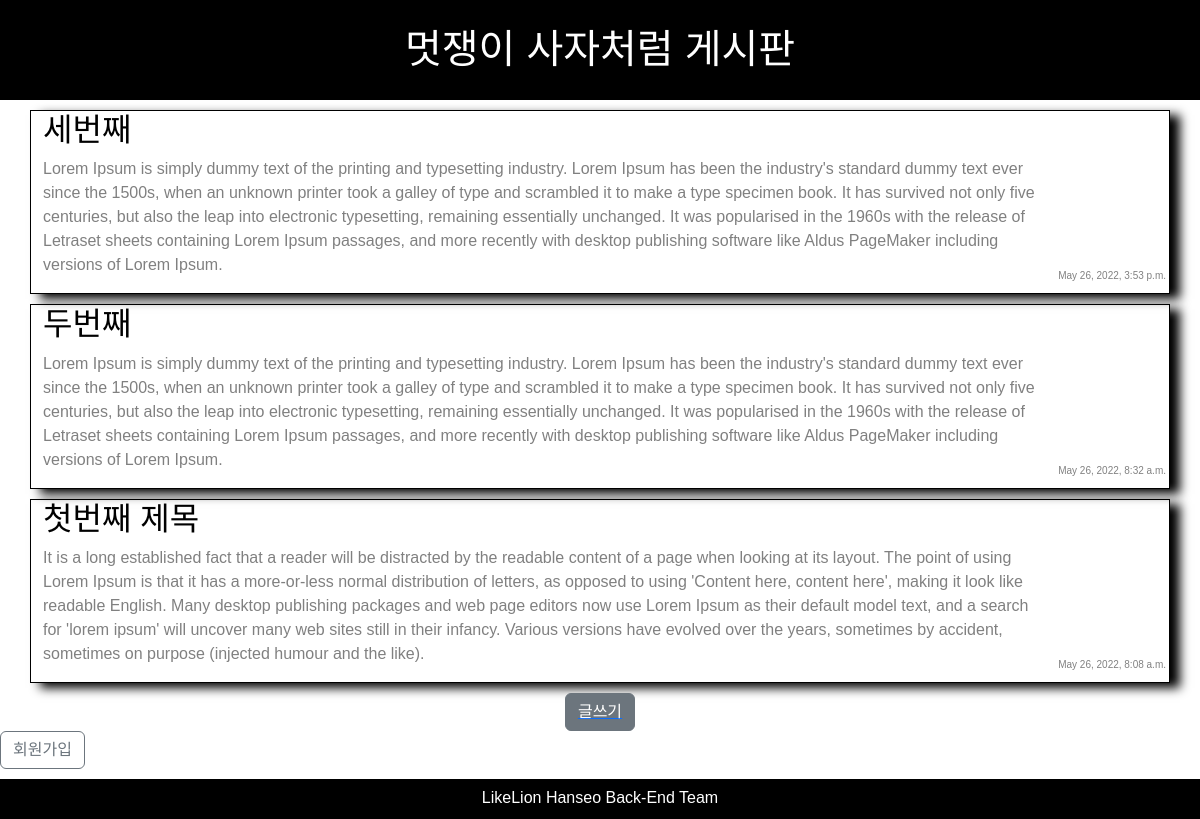
The page / on the database its author committed.
### blog/models.py (models this page shows, shortened)
class Post(models.Model):
    title = models.CharField(max_length=30)
    content = models.TextField()
    created_at = models.DateTimeField(auto_now_add=True)
    updated_at = models.DateTimeField(auto_now=True)
    def get_absolute_url(self):
        return f'/{self.pk}/'

### blog/views.py (the view)
# urls.py: path('', views.PostList.as_view(), name='blog'),
class PostList(ListView):
    model = Post
    ordering = '-pk'
    template_name = 'blog/blog.html'

### blog/templates/blog/blog.html (shortened to what this page needs)
<!DOCTYPE html>
{% load static %}
<html lang="ko">
<head>
    <link href="https://cdn.jsdelivr.net/npm/bootstrap@5.2.0-beta1/dist/css/bootstrap.min.css" rel="stylesheet">
    <link rel="stylesheet" href="{% static 'blog.css' %}">
</head>
<body>
    <div class="Logo">
        <h1 class="mainTitle">멋쟁이 사자처럼 게시판</a></h1>
    </div>
    {% for p in post_list %}
    <article class = "postBox">
        <div class="container post">
            <h2><a href="{{ p.get_absolute_url }}" class="postTitle">{{ p.title }}</a></h2>
            <p class="content">{{ p.content }}</p>
        </div>
        <div class="date">
            <span class="day">{{ p.created_at }}</span>
        </div>
    </article>
    {% endfor %}
    <div><a href="/write/"><button type="button" class="btn btn-secondary write">글쓰기</button></a></div>
    <div><a href="/accounts/signup"><button type="button" class="btn btn-outline-secondary">회원가입</button></a></div>
    <article class="footerBox">
        <footer>LikeLion Hanseo Back-End Team</footer>
    </article>
</body>
</html>

### blog/static/blog.css (style rules this page uses)
* { font-family: 'Noto Sans KR', sans-serif; margin: 0px; padding: 0px; }
.Logo { text-align: center; background-color: rgb(0, 0, 0); color: white; height: 100px; width: 100%; }
.mainTitle { text-align: center; padding-top: 25px; }
.post { float: left; width: 90%; }
.date { float: left; width: 10%; text-align: center; color: gray; display: table; }
.content { color: gray; }
.postBox { border: 1px solid black; box-shadow: 10px 5px 10px black; margin: 10px auto; width: 95%; display: flex; text-decoration: none; }
.footerBox { background-color: black; color: white; text-align: center; width: 100%; height: 40px; bottom: 0px; position: fixed; padding-top: 7px; }
.day { display: table-cell; vertical-align: bottom; padding-bottom: 10px; font-size: 10px; }
.postTitle { text-decoration: none; color: black; }
.write { margin: auto; display: block; text-decoration: none; }

### rows shown on the page
Post: title "세번째", content "Lorem Ipsum is simply dummy text of the printing and typesetting industry. Lorem Ipsum has been the industry's standard dummy text ever since the 1500s, when an unknown printer took a galley of type and scrambled it to make a type specimen book. It has survived not only five centuries, but also the leap into electronic typesetting, remaining essentially unchanged. It was popularised in the 1960s with the release of Letraset sheets containing Lorem Ipsum passages, and more recently with desktop publishing software like Aldus PageMaker including versions of Lorem Ipsum.", created_at "May 26, 2022, 3:53 p.m."
Post: title "두번째", content "Lorem Ipsum is simply dummy text of the printing and typesetting industry. Lorem Ipsum has been the industry's standard dummy text ever since the 1500s, when an unknown printer took a galley of type and scrambled it to make a type specimen book. It has survived not only five centuries, but also the leap into electronic typesetting, remaining essentially unchanged. It was popularised in the 1960s with the release of Letraset sheets containing Lorem Ipsum passages, and more recently with desktop publishing software like Aldus PageMaker including versions of Lorem Ipsum.", created_at "May 26, 2022, 8:32 a.m."
Post: title "첫번째 제목", content "It is a long established fact that a reader will be distracted by the readable content of a page when looking at its layout. The point of using Lorem Ipsum is that it has a more-or-less normal distribution of letters, as opposed to using 'Content here, content here', making it look like readable English. Many desktop publishing packages and web page editors now use Lorem Ipsum as their default model text, and a search for 'lorem ipsum' will uncover many web sites still in their infancy. Various versions have evolved over the years, sometimes by accident, sometimes on purpose (injected humour and the like).", created_at "May 26, 2022, 8:08 a.m."
